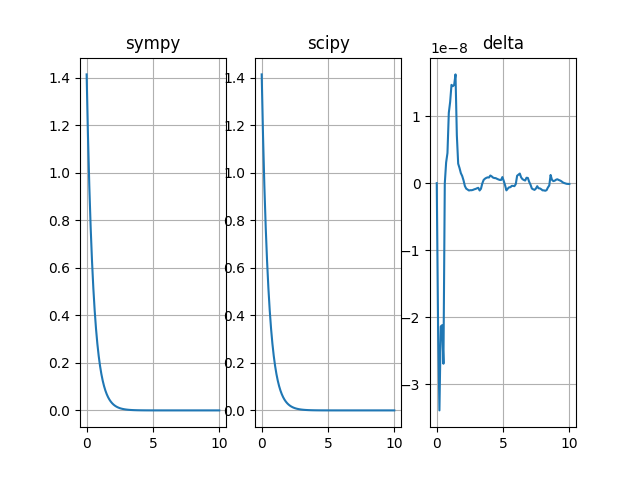

This chart was generated by the following Python code:
import sympy as sp
from scipy import linspace, exp
from scipy.integrate import odeint
import matplotlib.pyplot as plt
import numpy as np

def dxdy(y, x):
    k = 2;
    dydx = -k * y
    return dydx
	
x_sc = np.linspace(0, 10, 100)
y0 = 2**0.5
y_sc = np.array(odeint(dxdy, y0, x_sc)).ravel()

fig, (ax1, ax2, ax3) = plt.subplots(1, 3)
ax1.grid(True)
ax2.grid(True)
ax3.grid(True)
ax1.set_title('sympy')
ax2.set_title('scipy')
ax3.set_title('delta')

y = sp.Function('y')
x = sp.Symbol('x', positive = True)
diffeq = sp.Eq(y(x).diff(x) + 2*y(x), 0) 
res = sp.dsolve(diffeq, ics = {y(0):y0}).rhs
f = sp.lambdify(x, res, 'numpy')

ax1.plot(x_sc, f(x_sc))
ax2.plot(x_sc, y_sc)
ax3.plot(x_sc, f(x_sc) - y_sc)

fig.savefig("ep3.png")
